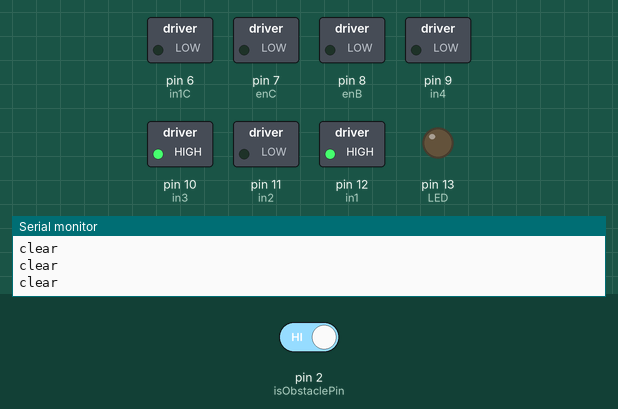
The sketch below on a simulated Arduino Uno, built with avr-gcc and run on an emulated ATmega328P. On the bench: switched loads named in the sketch (green lamp = pin HIGH), output pins drawn as LEDs (lit = HIGH), the last lines printed to the serial monitor. The inputs (shaded band) are chosen by the test bench; at power-on: pin 2 (isObstaclePin) HIGH.

Above: at 1.2 s.
1.3 s: pin 2 (isObstaclePin) driven LOW
At 2.2 s:
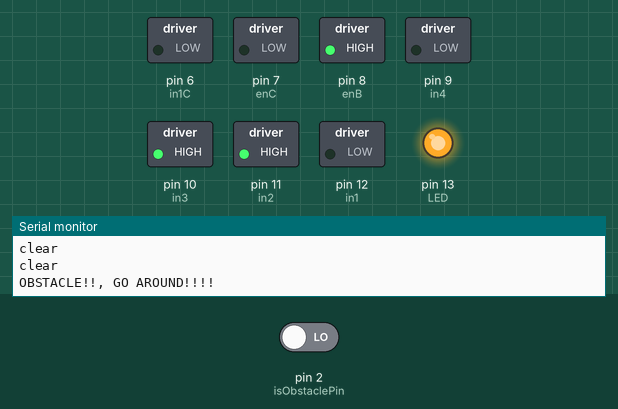
At 4.1 s:
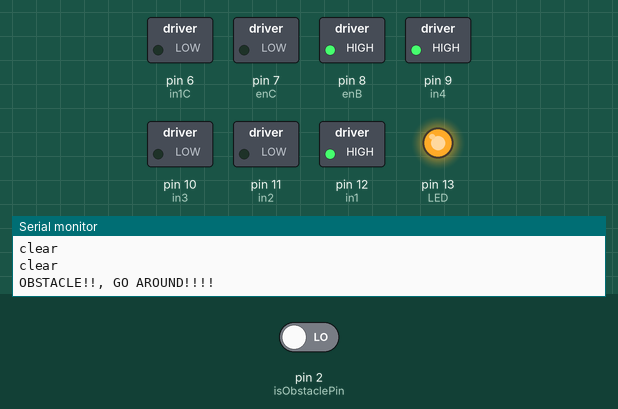
4.3 s: pin 2 (isObstaclePin) driven HIGH
At 7.1 s:
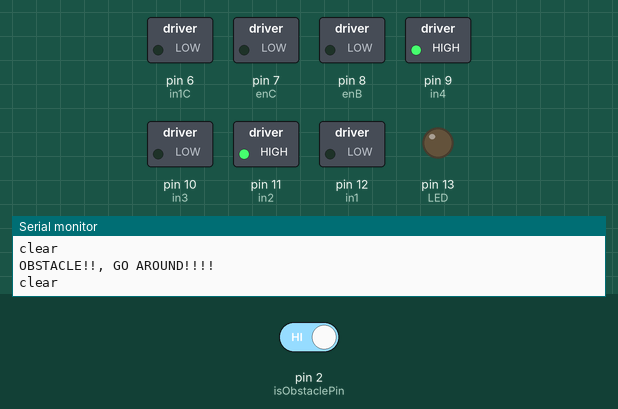
Timing chart, 0 to 8.6 s (numbered marks = the images above; inputs shaded):
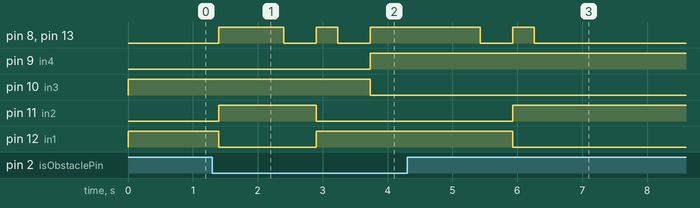

Measured:
- after the input at 1.3 s, pin 8 (enB), pin 13 (LED): goes HIGH 1.0 s, LOW 0.50 s, HIGH 0.33 s, LOW 0.50 s, then HIGH, starting after 0.10 s; pin 9 (in4): LOW → HIGH after 2.4 s; pin 10 (in3): HIGH → LOW after 2.4 s; pin 11 (in2): LOW → HIGH after 0.10 s, → LOW 1.5 s later; pin 12 (in1): HIGH → LOW after 0.10 s, → HIGH 1.5 s later
- after the input at 4.3 s, pin 8 (enB), pin 13 (LED): goes on until 6.3 s, then stays LOW; pin 9 (in4): stays HIGH (without the input it goes to LOW after 2.7 s); pin 10 (in3): stays LOW (without the input it goes to HIGH after 2.7 s); pin 11 (in2): goes on until 5.9 s, then stays HIGH; pin 12 (in1): goes on until 5.9 s, then stays LOW

The sketch:

REALLY_GOOD_WITH_SENSORS.ino
```cpp
//avoid pins
int LED = 13; // Arduino LED
int isObstaclePin = 2;  // pin
int isObstacle = HIGH;  // no obstacle

//etc
int pot = A0;
int potVal = 0;

// motor one
int enA = 13;
int in1 = 12;
int in2 = 11;

// motor two
int enB = 8;
int in3 = 10;
int in4 = 9;

//motor three
int enC = 7;
int in1C = 6;
int in2C = 5;

// speed
int SPEED = 0;
int SPEEDC = 0;

void setup(){
  pinMode(LED, OUTPUT);
  pinMode(isObstaclePin, INPUT);
  Serial.begin(9600);

  pinMode(enA, OUTPUT);
  pinMode(enB, OUTPUT);
  pinMode(enC, OUTPUT);
  pinMode(in1, OUTPUT);
  pinMode(in2, OUTPUT);
  pinMode(in3, OUTPUT);
  pinMode(in4, OUTPUT);
  pinMode(in1C, OUTPUT);
  pinMode(in1C, OUTPUT);

  digitalWrite(in1,HIGH);
  digitalWrite(in2, LOW);
  digitalWrite(in3,HIGH);
  digitalWrite(in4, LOW);
  digitalWrite(in1C,LOW);
  digitalWrite(in2C, HIGH);

}

void loop(){
/*  digitalWrite(in1C,LOW);
  digitalWrite(in2C, HIGH);
  analogWrite(enA, SPEED);
  analogWrite(enB, SPEED);
  analogWrite(enC, SPEEDC);
  delay(2000);
  digitalWrite(in1C, LOW);
  digitalWrite(in2C, HIGH);
  analogWrite(enA, 0);
  analogWrite(enB, 0);
  analogWrite(enC, SPEEDC);
  delay(2000);
*/

 int x = 0;

  isObstacle = digitalRead(isObstaclePin);
  if (isObstacle == LOW)
  {x = 1;
  }

  if (x == 1)
  {
    Serial.println("OBSTACLE!!, GO AROUND!!!!");
    digitalWrite(LED, HIGH);


    digitalWrite(in1,LOW);
    digitalWrite(in2, HIGH);
    digitalWrite(in3,HIGH);
    digitalWrite(in4, LOW);
    analogWrite(enA, 255);
    analogWrite(enB, 255);
    delay(1000);
    analogWrite(enA, 0);
    analogWrite(enB, 0);
    delay(500);

    digitalWrite(in1,HIGH);
    digitalWrite(in2, LOW);
    digitalWrite(in3,HIGH);
    digitalWrite(in4, LOW);
    analogWrite(enA, 255);
    analogWrite(enB, 255);
    delay(330);
    analogWrite(enA, 0);
    analogWrite(enB, 0);
    delay(500);

    digitalWrite(in1,HIGH);
    digitalWrite(in2, LOW);
    digitalWrite(in3,LOW);
    digitalWrite(in4, HIGH);
    analogWrite(enA, 255);
    analogWrite(enB, 255);
    delay(1700);
    analogWrite(enA, 0);
    analogWrite(enB, 0);
    delay(500);

    digitalWrite(in1,LOW);
    digitalWrite(in2, HIGH);
    digitalWrite(in3,LOW);
    digitalWrite(in4, HIGH);
    analogWrite(enA, 255);
    analogWrite(enB, 255);
    delay(330);
    analogWrite(enA, 0);
    analogWrite(enB, 0);
    delay(500);
    x = 0;
  }
  else
  {
    Serial.println("clear");
    digitalWrite(LED, LOW);
  }
  delay(200);

}
```
